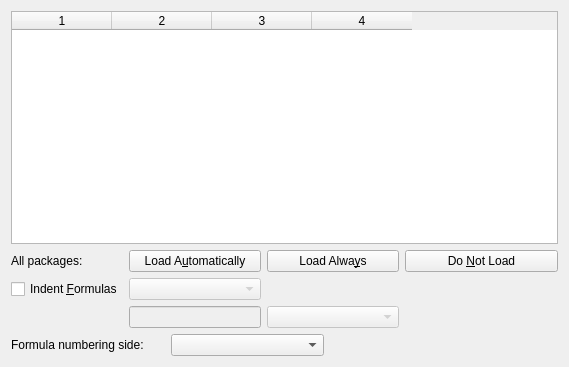
<?xml version="1.0" encoding="UTF-8"?>
<ui version="4.0">
 <class>MathsUi</class>
 <widget class="QWidget" name="MathsUi">
  <property name="geometry">
   <rect>
    <x>0</x>
    <y>0</y>
    <width>569</width>
    <height>367</height>
   </rect>
  </property>
  <property name="windowTitle">
   <string/>
  </property>
  <layout class="QGridLayout" name="gridLayout_2">
   <item row="0" column="0">
    <widget class="QTableWidget" name="packagesTW">
     <property name="sizePolicy">
      <sizepolicy hsizetype="Expanding" vsizetype="Expanding">
       <horstretch>0</horstretch>
       <verstretch>0</verstretch>
      </sizepolicy>
     </property>
     <property name="alternatingRowColors">
      <bool>true</bool>
     </property>
     <property name="columnCount">
      <number>4</number>
     </property>
     <attribute name="horizontalHeaderStretchLastSection">
      <bool>false</bool>
     </attribute>
     <attribute name="verticalHeaderVisible">
      <bool>false</bool>
     </attribute>
     <column/>
     <column/>
     <column/>
     <column/>
    </widget>
   </item>
   <item row="1" column="0">
    <layout class="QGridLayout" name="gridLayout">
     <item row="0" column="0">
      <widget class="QLabel" name="allPakcagesLA">
       <property name="text">
        <string>All packages:</string>
       </property>
      </widget>
     </item>
     <item row="0" column="1">
      <widget class="QPushButton" name="allPackagesAutoPB">
       <property name="text">
        <string>Load A&amp;utomatically</string>
       </property>
      </widget>
     </item>
     <item row="0" column="2">
      <widget class="QPushButton" name="allPackagesAlwaysPB">
       <property name="text">
        <string>Load Alwa&amp;ys</string>
       </property>
      </widget>
     </item>
     <item row="0" column="3">
      <widget class="QPushButton" name="allPackagesNotPB">
       <property name="text">
        <string>Do &amp;Not Load</string>
       </property>
      </widget>
     </item>
     <item row="1" column="0">
      <widget class="QCheckBox" name="MathIndentCB">
       <property name="toolTip">
        <string>Indent displayed formulas instead of centering</string>
       </property>
       <property name="text">
        <string>Indent &amp;Formulas</string>
       </property>
      </widget>
     </item>
     <item row="1" column="1">
      <widget class="QComboBox" name="MathIndentCO">
       <property name="enabled">
        <bool>false</bool>
       </property>
       <property name="sizePolicy">
        <sizepolicy hsizetype="Expanding" vsizetype="Fixed">
         <horstretch>0</horstretch>
         <verstretch>0</verstretch>
        </sizepolicy>
       </property>
       <property name="toolTip">
        <string>Size of the indentation</string>
       </property>
      </widget>
     </item>
     <item row="1" column="2" colspan="2">
      <spacer name="horizontalSpacer_3">
       <property name="orientation">
        <enum>Qt::Horizontal</enum>
       </property>
       <property name="sizeHint" stdset="0">
        <size>
         <width>234</width>
         <height>20</height>
        </size>
       </property>
      </spacer>
     </item>
     <item row="2" column="1">
      <widget class="QLineEdit" name="MathIndentLE">
       <property name="enabled">
        <bool>false</bool>
       </property>
       <property name="toolTip">
        <string/>
       </property>
       <property name="text">
        <string/>
       </property>
      </widget>
     </item>
     <item row="2" column="2">
      <widget class="lyx::frontend::LengthCombo" name="MathIndentLengthCO">
       <property name="enabled">
        <bool>false</bool>
       </property>
       <property name="sizePolicy">
        <sizepolicy hsizetype="Expanding" vsizetype="Fixed">
         <horstretch>0</horstretch>
         <verstretch>0</verstretch>
        </sizepolicy>
       </property>
       <property name="toolTip">
        <string/>
       </property>
      </widget>
     </item>
     <item row="2" column="3">
      <spacer name="horizontalSpacer_2">
       <property name="orientation">
        <enum>Qt::Horizontal</enum>
       </property>
       <property name="sizeHint" stdset="0">
        <size>
         <width>153</width>
         <height>20</height>
        </size>
       </property>
      </spacer>
     </item>
    </layout>
   </item>
   <item row="2" column="0">
    <layout class="QHBoxLayout" name="horizontalLayout">
     <item>
      <widget class="QLabel" name="MathNumberingPosL">
       <property name="sizePolicy">
        <sizepolicy hsizetype="MinimumExpanding" vsizetype="Preferred">
         <horstretch>0</horstretch>
         <verstretch>0</verstretch>
        </sizepolicy>
       </property>
       <property name="minimumSize">
        <size>
         <width>115</width>
         <height>18</height>
        </size>
       </property>
       <property name="text">
        <string>Formula numbering side:</string>
       </property>
      </widget>
     </item>
     <item>
      <widget class="QComboBox" name="MathNumberingPosCO">
       <property name="enabled">
        <bool>true</bool>
       </property>
       <property name="sizePolicy">
        <sizepolicy hsizetype="Expanding" vsizetype="Fixed">
         <horstretch>0</horstretch>
         <verstretch>0</verstretch>
        </sizepolicy>
       </property>
       <property name="toolTip">
        <string>Side where formulas are numbered</string>
       </property>
      </widget>
     </item>
     <item>
      <spacer name="horizontalSpacer_1">
       <property name="orientation">
        <enum>Qt::Horizontal</enum>
       </property>
       <property name="sizeHint" stdset="0">
        <size>
         <width>234</width>
         <height>17</height>
        </size>
       </property>
      </spacer>
     </item>
    </layout>
   </item>
  </layout>
 </widget>
 <customwidgets>
  <customwidget>
   <class>lyx::frontend::LengthCombo</class>
   <extends>QComboBox</extends>
   <header>LengthCombo.h</header>
  </customwidget>
 </customwidgets>
 <includes>
  <include location="local">qt_i18n.h</include>
 </includes>
 <resources/>
 <connections>
  <connection>
   <sender>MathIndentCB</sender>
   <signal>toggled(bool)</signal>
   <receiver>MathIndentCO</receiver>
   <slot>setEnabled(bool)</slot>
   <hints>
    <hint type="sourcelabel">
     <x>66</x>
     <y>291</y>
    </hint>
    <hint type="destinationlabel">
     <x>164</x>
     <y>290</y>
    </hint>
   </hints>
  </connection>
 </connections>
</ui>
